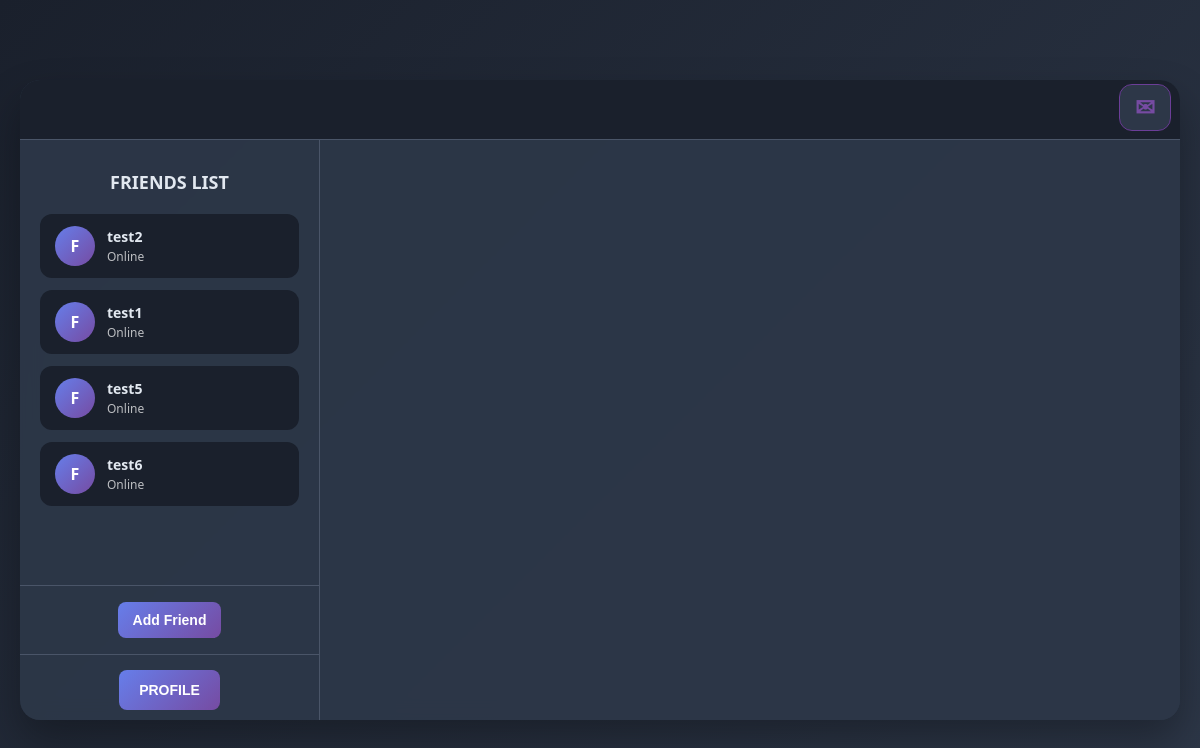
Page /chat (signed in) on the earlier database version.
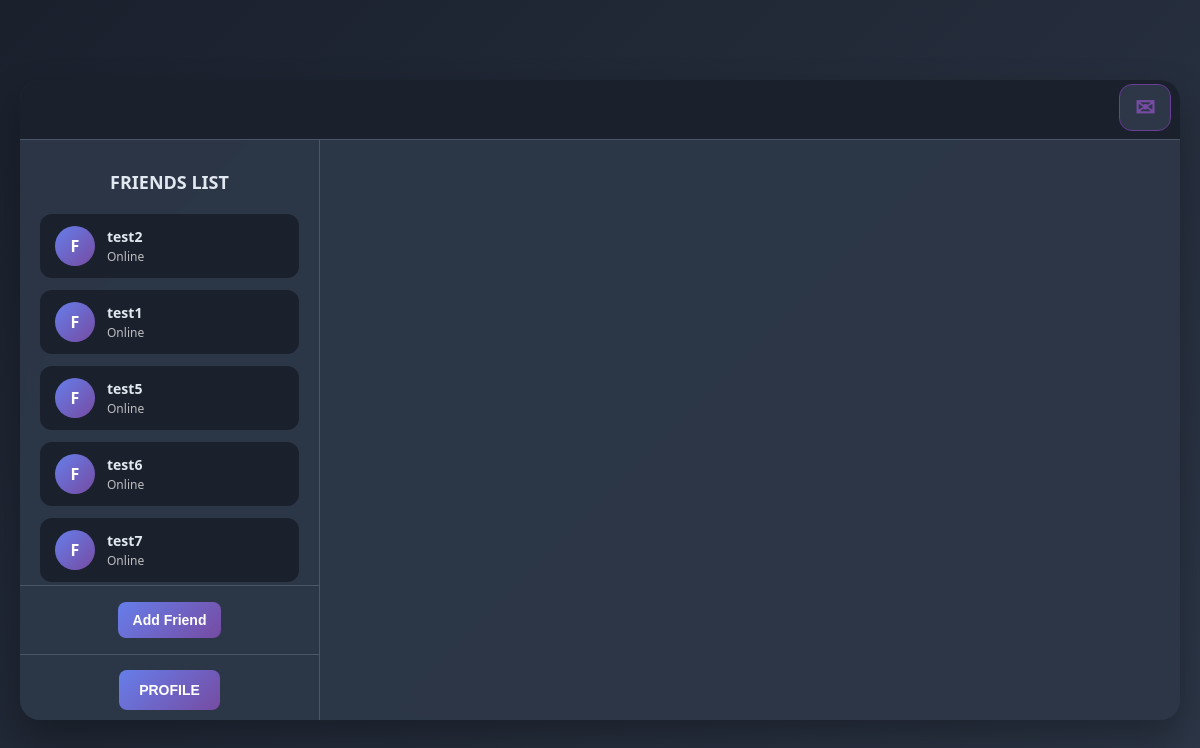
Same page on the later database version.
### webapp/db/models.py (models this page shows)
class User(UserMixin, db.Model):
    id = db.Column(db.Integer, primary_key=True)  # Unique user ID
    username = db.Column(db.String, unique=True)  # Username (must be unique)
    password = db.Column(db.String, unique=False) # User's password (should be hashed in production)

### webapp/main.py (the view, shortened to what this page needs)
@app.route("/chat",methods = ['GET','POST'])
@login_required
def chat_page():
    print(current_user.is_authenticated)
    if not current_user.is_authenticated:
        return redirect('/login')
    friend_list, request_list = load_friends()
    current_chat = None
    return render_template('chat.html', username = current_user.username, friend_list= friend_list, messages=getMessages())

### webapp/main.py (called while the page is built)
@login_manager.user_loader
def load_user(user_id):
    return User.query.get(int(user_id))

def load_friends():
    if not current_user.is_authenticated:
        return []
    friends = Friend.query.filter((Friend.sender_id == current_user.id) | (Friend.reciever_id == current_user.id)).all()
    friend_list = []
    request_list = []
    for friend in friends:
        if friend.status == "accepted":
            if friend.sender_id == current_user.id:
                to_add = localFriend(id=friend.reciever_id,username=User.query.get(friend.reciever_id).username)
                friend_list.append(to_add)
            else:
                to_add = localFriend(id=friend.sender_id,username=User.query.get(friend.sender_id).username)
                friend_list.append(to_add)
        else:
            to_add = localFriend(id=friend.sender_id,username=User.query.get(friend.sender_id).username)
            request_list.append(to_add)
    return (friend_list, request_list)

def getMessages():
    if not current_user.is_authenticated:
        return []
    messages = Message.query.filter_by(sender_id=current_user.id).all()
    return messages

### webapp/templates/chat.html (shortened to what this page needs)
<!DOCTYPE html>
<html lang="en">
<head>
    <link rel="stylesheet" href="/static/style.css">
</head>
<body>
    <div class="chat-container">
        <div class= "top-bar">
            <button class="mail-button">✉ </button>
        </div>
        <div class="sidebar">
            <div class="friends-section">
                <h3 class="section-title">FRIENDS LIST</h3>
                <div class="friends-list">
                    {% for friend in friend_list %}
                    <div class="friend-item" onclick="openChat(this,'{{ friend.username }}')">
                        <div class="friend-avatar">F</div>
                        <div class="friend-info">
                            <div class="friend-name-item">{{ friend.username }}</div>
                            <div class="friend-status">Online</div>
                        </div>
                    </div>
                    {% endfor %}
                </div>
            </div>
            <div class="friend-add-section">
                <button class="profile-btn primary" type="submit" onclick="togglePopup()">Add Friend</button>
            </div>
<button class="profile-card-slide" onclick="toggleProfile()">PROFILE</button>            <div class="profile-section">
            </div>
        </div>
        <div class="main-chat">
        </div>
    </div>
</body>

### webapp/static/style.css (style rules this page uses)
* { margin: 0; padding: 0; box-sizing: border-box; }
body { font-family: 'Segoe UI', Tahoma, Geneva, Verdana, sans-serif; background: linear-gradient(135deg, #1a202c 0%, #2d3748 100%); min-height: 100vh; padding: 20px; display: flex; align-items: center; justify-content: center; }
.chat-container { background: rgba(45, 55, 72, 0.95); backdrop-filter: blur(10px); border-radius: 20px; box-shadow: 0 20px 40px rgba(0, 0, 0, 0.3); width: 100%; max-width: 1200px; height: 80vh; display: grid; grid-template-columns: 300px 1fr; grid-template-rows: 60px 1fr 1fr; gap: 0; overflow: hidden; }
.top-bar { grid-column: 1/ span 2; grid-row: 1 / 2; background: #1a202c; border-bottom: 1px solid #4a5568; display: flex; flex-direction: row; }
.sidebar { grid-column: 1; grid-row: 2 / span 3; display: flex; flex-direction: column; border-right: 1px solid #4a5568; }
.friends-section { flex: 3; padding: 30px 20px; border-bottom: 1px solid #4a5568; overflow: auto; }
.friend-add-section { flex: 0.3; padding: 15px 20px; border-bottom: 1px solid #4a5568; display: flex; align-items: center; justify-content: center; max-height: 70px; box-sizing: border-box; }
.mail-button { color: #764ba2; width: 50px; margin-left: auto; height: 45px; border: none; outline: 1px solid #6b3e97; border-radius: 12px; margin-top: 5px; margin-right: 10px; font-size: 24px; font-weight: 600; cursor: pointer; background: #2d3748; transition: all 0.3s ease; }
.profile-section { flex: 1; padding: 30px 20px; grid-row: 3; max-height: fit-content; }
.profile-card-slide { padding: 12px 20px; border: none; border-radius: 8px; font-size: 14px; font-weight: 600; cursor: pointer; transition: all 0.3s ease; background: linear-gradient(135deg, #667eea, #764ba2); color: white; display: block; margin: 15px auto -50px auto; z-index: 999; }
.main-chat { grid-column: 2; grid-row: 2 / span 3; display: flex; flex-direction: column; }
.section-title { font-size: 18px; font-weight: 700; color: #e2e8f0; margin-bottom: 20px; text-align: center; }
.friends-list { display: flex; flex-direction: column; gap: 12px; }
.friend-item { display: flex; align-items: center; gap: 12px; padding: 12px 15px; border-radius: 12px; cursor: pointer; transition: all 0.3s ease; background: #1a202c; color: #e2e8f0; }
.friend-avatar { width: 40px; height: 40px; border-radius: 50%; background: linear-gradient(135deg, #667eea, #764ba2); display: flex; align-items: center; justify-content: center; color: white; font-weight: 600; font-size: 16px; }
.friend-info { flex: 1; }
.friend-name-item { font-weight: 600; font-size: 14px; margin-bottom: 2px; }
.friend-status { font-size: 12px; opacity: 0.7; color: white; }
.profile-btn { padding: 10px 15px; border: none; border-radius: 8px; font-size: 14px; font-weight: 600; cursor: pointer; transition: all 0.3s ease; }
.profile-btn.primary { margin-top: auto; margin-bottom: auto; background: linear-gradient(135deg, #667eea, #764ba2); color: white; }

Differences in the rows shown:
added User: username "test7"
